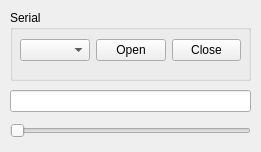
<?xml version="1.0" encoding="UTF-8"?>
<ui version="4.0">
 <class>MainWindow</class>
 <widget class="QMainWindow" name="MainWindow">
  <property name="geometry">
   <rect>
    <x>0</x>
    <y>0</y>
    <width>261</width>
    <height>152</height>
   </rect>
  </property>
  <property name="windowTitle">
   <string>MainWindow</string>
  </property>
  <widget class="QWidget" name="centralwidget">
   <widget class="QGroupBox" name="groupBox">
    <property name="geometry">
     <rect>
      <x>10</x>
      <y>10</y>
      <width>241</width>
      <height>71</height>
     </rect>
    </property>
    <property name="title">
     <string>Serial</string>
    </property>
    <widget class="QWidget" name="layoutWidget">
     <property name="geometry">
      <rect>
       <x>10</x>
       <y>20</y>
       <width>221</width>
       <height>41</height>
      </rect>
     </property>
     <layout class="QHBoxLayout" name="horizontalLayout">
      <item>
       <widget class="QComboBox" name="port_names"/>
      </item>
      <item>
       <widget class="QPushButton" name="button_open_serial">
        <property name="text">
         <string>Open</string>
        </property>
       </widget>
      </item>
      <item>
       <widget class="QPushButton" name="button_close_serial">
        <property name="text">
         <string>Close</string>
        </property>
       </widget>
      </item>
     </layout>
    </widget>
   </widget>
   <widget class="QLineEdit" name="line_edit">
    <property name="geometry">
     <rect>
      <x>10</x>
      <y>90</y>
      <width>241</width>
      <height>22</height>
     </rect>
    </property>
    <property name="text">
     <string/>
    </property>
   </widget>
   <widget class="QSlider" name="slider">
    <property name="geometry">
     <rect>
      <x>10</x>
      <y>120</y>
      <width>241</width>
      <height>22</height>
     </rect>
    </property>
    <property name="maximum">
     <number>255</number>
    </property>
    <property name="orientation">
     <enum>Qt::Horizontal</enum>
    </property>
   </widget>
  </widget>
 </widget>
 <resources/>
 <connections/>
</ui>
